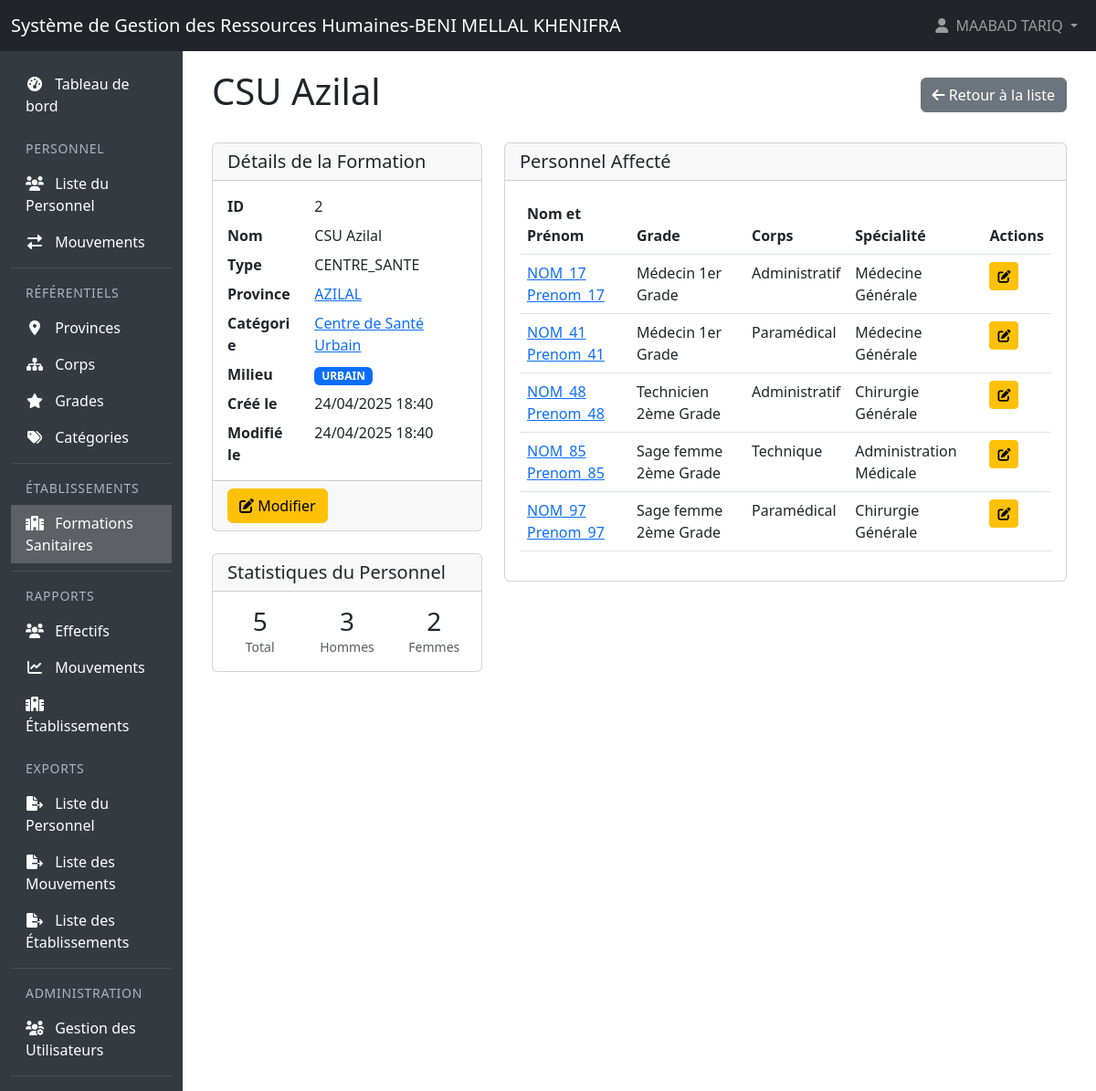
/APP_SGRHBMKH/formations/show/2 (signed in), run on the app's committed database.
### tables this page shows
CREATE TABLE `formations_sanitaires` (
  `id` int(11) NOT NULL,
  `nom_formation` varchar(255) NOT NULL,
  `type_formation` varchar(100) DEFAULT NULL,
  `province_id` int(11) DEFAULT NULL,
  `categorie_id` int(11) DEFAULT NULL,
  `milieu` enum('URBAIN','RURAL') NOT NULL,
  `created_at` timestamp NOT NULL DEFAULT current_timestamp(),
  `updated_at` timestamp NOT NULL DEFAULT current_timestamp() ON UPDATE current_timestamp(),
  `deleted_at` timestamp NULL DEFAULT NULL
);

CREATE TABLE `provinces` (
  `id` int(11) NOT NULL,
  `nom_province` varchar(100) NOT NULL,
  `created_at` timestamp NOT NULL DEFAULT current_timestamp(),
  `updated_at` timestamp NOT NULL DEFAULT current_timestamp() ON UPDATE current_timestamp(),
  `deleted_at` timestamp NULL DEFAULT NULL
);

CREATE TABLE `categories_etablissements` (
  `id` int(11) NOT NULL,
  `nom_categorie` varchar(100) NOT NULL,
  `description` text DEFAULT NULL,
  `created_at` timestamp NOT NULL DEFAULT current_timestamp(),
  `updated_at` timestamp NOT NULL DEFAULT current_timestamp() ON UPDATE current_timestamp(),
  `deleted_at` timestamp NULL DEFAULT NULL
);

CREATE TABLE `personnel` (
  `id` int(11) NOT NULL,
  `ppr` varchar(10) NOT NULL,
  `nom` varchar(100) NOT NULL,
  `prenom` varchar(100) NOT NULL,
  `cin` varchar(20) NOT NULL,
  `date_naissance` date NOT NULL,
  `sexe` enum('M','F') NOT NULL,
  `situation_familiale` enum('CELIBATAIRE','MARIE','DIVORCE','VEUF') NOT NULL,
  `corps_id` int(11) DEFAULT NULL,
  `grade_id` int(11) DEFAULT NULL,
  `specialite_id` int(11) DEFAULT NULL,
  `date_recrutement` date NOT NULL,
  `date_prise_service` date NOT NULL,
  `formation_sanitaire_id` int(11) DEFAULT NULL,
  `created_at` timestamp NOT NULL DEFAULT current_timestamp(),
  `updated_at` timestamp NOT NULL DEFAULT current_timestamp() ON UPDATE current_timestamp(),
  `deleted_at` timestamp NULL DEFAULT NULL
);

CREATE TABLE `grades` (
  `id` int(11) NOT NULL,
  `nom_grade` varchar(100) NOT NULL,
  `corps_id` int(11) DEFAULT NULL,
  `echelle` varchar(50) DEFAULT NULL,
  `created_at` timestamp NOT NULL DEFAULT current_timestamp(),
  `updated_at` timestamp NOT NULL DEFAULT current_timestamp() ON UPDATE current_timestamp(),
  `deleted_at` timestamp NULL DEFAULT NULL
);

CREATE TABLE `corps` (
  `id` int(11) NOT NULL,
  `nom_corps` varchar(100) NOT NULL,
  `type_corps` enum('MEDICAL','PARAMEDICAL','ADMINISTRATIF') NOT NULL DEFAULT 'ADMINISTRATIF',
  `description` text DEFAULT NULL,
  `created_at` timestamp NOT NULL DEFAULT current_timestamp(),
  `updated_at` timestamp NOT NULL DEFAULT current_timestamp() ON UPDATE current_timestamp(),
  `deleted_at` timestamp NULL DEFAULT NULL
);

CREATE TABLE `specialites` (
  `id` int(11) NOT NULL,
  `nom_specialite` varchar(100) NOT NULL,
  `description` text DEFAULT NULL,
  `created_at` timestamp NOT NULL DEFAULT current_timestamp(),
  `updated_at` timestamp NOT NULL DEFAULT current_timestamp() ON UPDATE current_timestamp(),
  `deleted_at` timestamp NULL DEFAULT NULL
);

### controllers/FormationSanitaireController.php (called while the page is built, shortened)
<?php
class FormationSanitaireController extends Controller {
    private $formationModel;
    public function __construct() {
        require_once __DIR__ . '/../models/FormationSanitaire.php';
        $this->formationModel = new FormationSanitaire();
    }
    public function show($id) {
        $formation = $this->formationModel->findDetailById($id);
        $stats = $this->formationModel->getPersonnelStats($id);
        $personnel = $this->formationModel->getPersonnelList($id);
        $this->render('formations/view', [
            'formation' => $formation,
            'stats' => $stats,
            'personnel' => $personnel,
            'canEdit' => $this->canEdit(),
            'canDelete' => $this->canDelete()
        ]);
    }
}

### models/Model.php (called while the page is built, shortened)
<?php
require_once __DIR__ . '/../config/database.php';
abstract class Model {
    public function __construct() {
        $database = new Database();
        $this->db = $database->getConnection();
    }
}
?>

### config/database.php (called while the page is built, shortened)
<?php
class Database {
    private $host = "localhost";
    private $db_name = "sgrhbmkh_db";
    private $username = "root";
    private $password = "";
    public function getConnection() {
        $this->db = null;
        try {
            $dsn = "mysql:host=" . $this->host . ";dbname=" . $this->db_name . ";charset=utf8";
            $this->db = new PDO($dsn, $this->username, $this->password, [
                PDO::ATTR_ERRMODE => PDO::ERRMODE_EXCEPTION,
                PDO::ATTR_DEFAULT_FETCH_MODE => PDO::FETCH_ASSOC,
                PDO::ATTR_EMULATE_PREPARES => false,
                PDO::MYSQL_ATTR_INIT_COMMAND => "SET NAMES utf8mb4"
            ]);
            $this->db->query("SELECT 1");
        } catch(PDOException $e) {
            error_log("Database connection error: " . $e->getMessage());
            error_log("DSN used: " . $dsn);
            error_log("Stack trace: " . $e->getTraceAsString());
            throw new Exception("Une erreur est survenue lors de la connexion à la base de données: " . $e->getMessage());
        }
        return $this->db;
    }
}
?>

### models/FormationSanitaire.php (called while the page is built, shortened)
<?php
require_once __DIR__ . '/Model.php';
class FormationSanitaire extends Model {
    public function findDetailById($id) {
        try {
            $sql = "SELECT fs.*,
                    p.nom_province,
                    c.nom_categorie,
                    (SELECT COUNT(*) FROM personnel
                     WHERE formation_sanitaire_id = fs.id
                     AND deleted_at IS NULL) as nombre_personnel
                    FROM formations_sanitaires fs
                    JOIN provinces p ON fs.province_id = p.id
                    JOIN categories_etablissements c ON fs.categorie_id = c.id
                    WHERE fs.id = :id
                    AND fs.deleted_at IS NULL";
            $stmt = $this->db->prepare($sql);
            $stmt->bindValue(":id", $id);
            $stmt->execute();
            return $stmt->fetch(PDO::FETCH_ASSOC);
        } catch (\PDOException $e) {
            error_log("Error in findDetailById: " . $e->getMessage());
            throw new \Exception("Erreur lors de la récupération des détails de la formation");
        }
    }
    public function getPersonnelList($formation_id) {
        try {
            $sql = "SELECT p.*, g.nom_grade, c.nom_corps, s.nom_specialite
                    FROM personnel p
                    LEFT JOIN grades g ON p.grade_id = g.id
                    LEFT JOIN corps c ON p.corps_id = c.id
                    LEFT JOIN specialites s ON p.specialite_id = s.id
                    WHERE p.formation_sanitaire_id = :formation_id
                    AND p.deleted_at IS NULL
                    ORDER BY p.nom, p.prenom";
            $stmt = $this->db->prepare($sql);
            $stmt->bindValue(":formation_id", $formation_id);
            $stmt->execute();
            return $stmt->fetchAll(PDO::FETCH_ASSOC);
        } catch (\PDOException $e) {
            error_log("Error in getPersonnelList: " . $e->getMessage());
            throw new \Exception("Erreur lors de la récupération de la liste du personnel");
        }
    }
    public function getPersonnelStats($formation_id) {
        try {
            $sql = "SELECT
                    COUNT(*) as nombre_personnel,
                    SUM(CASE WHEN sexe = 'M' THEN 1 ELSE 0 END) as personnel_homme,
                    SUM(CASE WHEN sexe = 'F' THEN 1 ELSE 0 END) as personnel_femme
                    FROM personnel
                    WHERE formation_sanitaire_id = :formation_id
                    AND deleted_at IS NULL";
            $stmt = $this->db->prepare($sql);
            $stmt->bindValue(":formation_id", $formation_id);
            $stmt->execute();
            return $stmt->fetch(PDO::FETCH_ASSOC);
        } catch (\PDOException $e) {
            error_log("Error in getPersonnelStats: " . $e->getMessage());
            throw new \Exception("Erreur lors de la récupération des statistiques du personnel");
        }
    }
}

### views/formations/view.php (the view, shortened to what this page needs)
<div class="container-fluid">
    <div class="d-flex justify-content-between align-items-center mb-4">
        <h1><?= htmlspecialchars($formation['nom_formation']) ?></h1>
        <div>
            <a href="/APP_SGRHBMKH/formations" class="btn btn-secondary">
                <i class="fas fa-arrow-left"></i> Retour à la liste
            </a>
        </div>
    </div>
    <div class="row">
        <div class="col-md-4">
            <div class="card mb-4">
                <div class="card-header">
                    <h2 class="h5 mb-0">Détails de la Formation</h2>
                </div>
                <div class="card-body">
                    <dl class="row mb-0">
                        <dt class="col-sm-4">ID</dt>
                        <dd class="col-sm-8"><?= $formation['id'] ?></dd>
                        <dt class="col-sm-4">Nom</dt>
                        <dd class="col-sm-8"><?= htmlspecialchars($formation['nom_formation']) ?></dd>
                        <dt class="col-sm-4">Type</dt>
                        <dd class="col-sm-8"><?= htmlspecialchars($formation['type_formation'] ?? '-') ?></dd>
                        <dt class="col-sm-4">Province</dt>
                        <dd class="col-sm-8">
                            <a href="/APP_SGRHBMKH/provinces/show/<?= $formation['province_id'] ?>">
                                <?= htmlspecialchars($formation['nom_province']) ?>
                            </a>
                        </dd>
                        <dt class="col-sm-4">Catégorie</dt>
                        <dd class="col-sm-8">
                            <a href="/APP_SGRHBMKH/categories/show/<?= $formation['categorie_id'] ?>">
                                <?= htmlspecialchars($formation['nom_categorie']) ?>
                            </a>
                        </dd>
                        <dt class="col-sm-4">Milieu</dt>
                        <dd class="col-sm-8">
                            <span class="badge <?= $formation['milieu'] === 'URBAIN' ? 'bg-primary' : 'bg-success' ?>">
                                <?= $formation['milieu'] ?>
                            </span>
                        </dd>
                        <dt class="col-sm-4">Créé le</dt>
                        <dd class="col-sm-8"><?= date('d/m/Y H:i', strtotime($formation['created_at'])) ?></dd>
                        <dt class="col-sm-4">Modifié le</dt>
                        <dd class="col-sm-8"><?= date('d/m/Y H:i', strtotime($formation['updated_at'])) ?></dd>
                    </dl>
                </div>
                <div class="card-footer">
                    <div class="d-flex justify-content-between">
                        <?php if ($canEdit): ?>
                            <a href="/APP_SGRHBMKH/formations/edit/<?= $formation['id'] ?>" class="btn btn-warning">
                                <i class="fas fa-edit"></i> Modifier
                            </a>
                        <?php endif; ?>
                    </div>
                </div>
            </div>
            <?php if ($stats): ?>
            <div class="card mb-4">
                <div class="card-header">
                    <h2 class="h5 mb-0">Statistiques du Personnel</h2>
                </div>
                <div class="card-body">
                    <div class="row text-center">
                        <div class="col-4">
                            <div class="h3 mb-0"><?= $stats['nombre_personnel'] ?></div>
                            <div class="small text-muted">Total</div>
                        </div>
                        <div class="col-4">
                            <div class="h3 mb-0"><?= $stats['personnel_homme'] ?></div>
                            <div class="small text-muted">Hommes</div>
                        </div>
                        <div class="col-4">
                            <div class="h3 mb-0"><?= $stats['personnel_femme'] ?></div>
                            <div class="small text-muted">Femmes</div>
                        </div>
                    </div>
                </div>
            </div>
            <?php endif; ?>
        </div>
        <div class="col-md-8">
            <?php if ($stats && $stats['nombre_personnel'] > 0): ?>
            <div class="card">
                <div class="card-header">
                    <h2 class="h5 mb-0">Personnel Affecté</h2>
                </div>
                <div class="card-body">
                    <div class="table-responsive">
                        <table class="table table-hover">
                            <thead>
                                <tr>
                                    <th>Nom et Prénom</th>
                                    <th>Grade</th>
                                    <th>Corps</th>
                                    <th>Spécialité</th>
                                    <th>Actions</th>
                                </tr>
                            </thead>
                            <tbody>
                                <?php foreach ($personnel as $person): ?>
                                <tr>
                                    <td>
                                        <a href="/APP_SGRHBMKH/personnel/show/<?= $person['id'] ?>">
                                            <?= htmlspecialchars($person['nom'] . ' ' . $person['prenom']) ?>
                                        </a>
                                    </td>
                                    <td><?= htmlspecialchars($person['nom_grade'] ?? '-') ?></td>
                                    <td><?= htmlspecialchars($person['nom_corps'] ?? '-') ?></td>
                                    <td><?= htmlspecialchars($person['nom_specialite'] ?? '-') ?></td>
                                    <td>
                                        <?php if ($canEdit): ?>
                                            <a href="/APP_SGRHBMKH/personnel/edit/<?= $person['id'] ?>" class="btn btn-sm btn-warning">
                                                <i class="fas fa-edit"></i>
                                            </a>
                                        <?php endif; ?>
                                    </td>
                                </tr>
                                <?php endforeach; ?>
                            </tbody>
                        </table>
                    </div>
                </div>
            </div>
            <?php endif; ?>
        </div>
    </div>
</div>

### data on the page
formations_sanitaires: nom_formation "CSU Azilal", id "2", type_formation "CENTRE_SANTE", province.nom_province "AZILAL", categorie.nom_categorie "Centre de Santé Urbain", milieu "URBAIN", created_at "24/04/2025 18:40", updated_at "24/04/2025 18:40"
personnel: nom+prenom "NOM_17 Prenom_17", grade.nom_grade "Médecin 1er Grade", corps.nom_corps "Administratif", specialite.nom_specialite "Médecine Générale"
personnel: nom+prenom "NOM_41 Prenom_41", grade.nom_grade "Médecin 1er Grade", corps.nom_corps "Paramédical", specialite.nom_specialite "Médecine Générale"
personnel: nom+prenom "NOM_48 Prenom_48", grade.nom_grade "Technicien 2ème Grade", corps.nom_corps "Administratif", specialite.nom_specialite "Chirurgie Générale"
personnel: nom+prenom "NOM_85 Prenom_85", grade.nom_grade "Sage femme 2ème Grade", corps.nom_corps "Technique", specialite.nom_specialite "Administration Médicale"
personnel: nom+prenom "NOM_97 Prenom_97", grade.nom_grade "Sage femme 2ème Grade", corps.nom_corps "Paramédical", specialite.nom_specialite "Chirurgie Générale"

### other printed values
$_SESSION['user_name'] "MAABAD TARIQ"
$stats['nombre_personnel'] "5"
$stats['personnel_homme'] "3"
$stats['personnel_femme'] "2"
